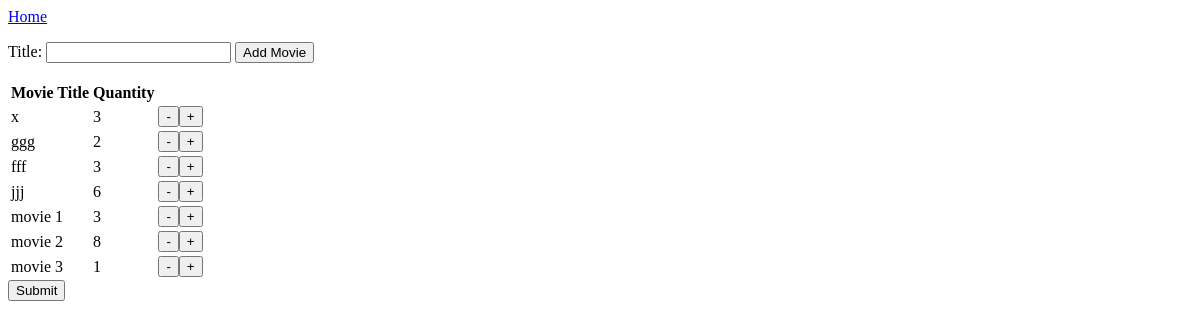
Before: /movie with the older database file.
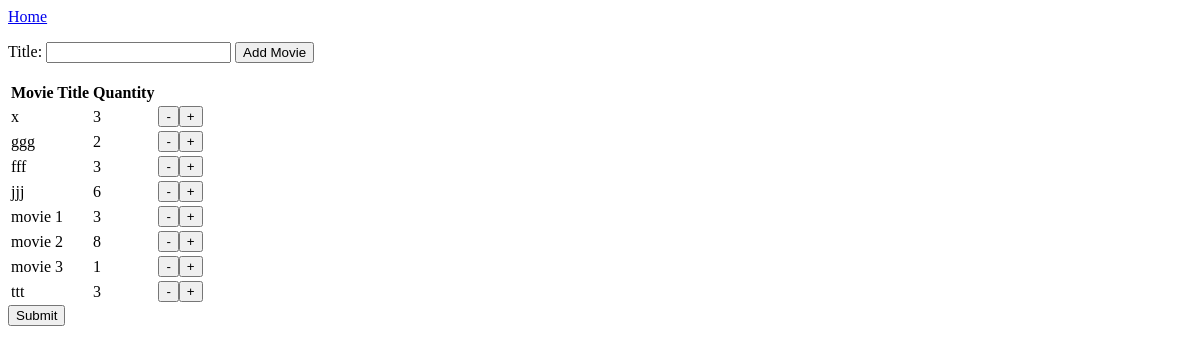
After: the same page with the newer database file.
### app/models.py (models this page shows)
class Movies(models.Model):
    title = models.CharField(primary_key=True, max_length=60)
    quantity = models.PositiveIntegerField(default=1)

### app/views.py (the view, shortened to what this page needs)
# urls.py: path("movie", views.movie, name="movie"),
def movie(request):
    movies = Movies.objects.all()
    prefilled_movie_forms = []
    for movie in movies:
        prefilled_movie_forms.append(MoviesForm(model_to_dict(movie)))
    return render(request, "app/movie.html", {"form": NewMovieForm(),  "movies_form": prefilled_movie_forms, "movie_list": movies})

### app/views.py
class NewMovieForm(forms.Form): # Form for creating a new movie
    title = forms.CharField(label="Title")

### app/templates/app/movie.html (shortened to what this page needs)
<!DOCTYPE html>
<html>
<head>
</head>
<body>
    <a href="{% url 'app:index' %}">Home</a>
    <form action="{% url 'app:movie' %}" method="post">
        {{ form }}
    <input type="submit", value="Add Movie">
    </form>
    <br>
    <table>
        <tr>
            <th>Movie Title</th>
            <th>Quantity</th>
            <th></th>
        </tr>
        {% for movie in movie_list %}
        <tr>
            <td>{{ movie.title }}</td>
            <td id="{{ movie.title }}">{{ movie.quantity }}</td>
            <td><button onclick="decrease('{{ movie.title }}')">-</button><button onclick="increase('{{ movie.title }}')">+</button></td>
        </tr>
        {% endfor %}
    </table>
    <button>Submit</button>
</body>
</html>

Changed rows visible on the page:
added Movies: title "ttt", quantity "3"
